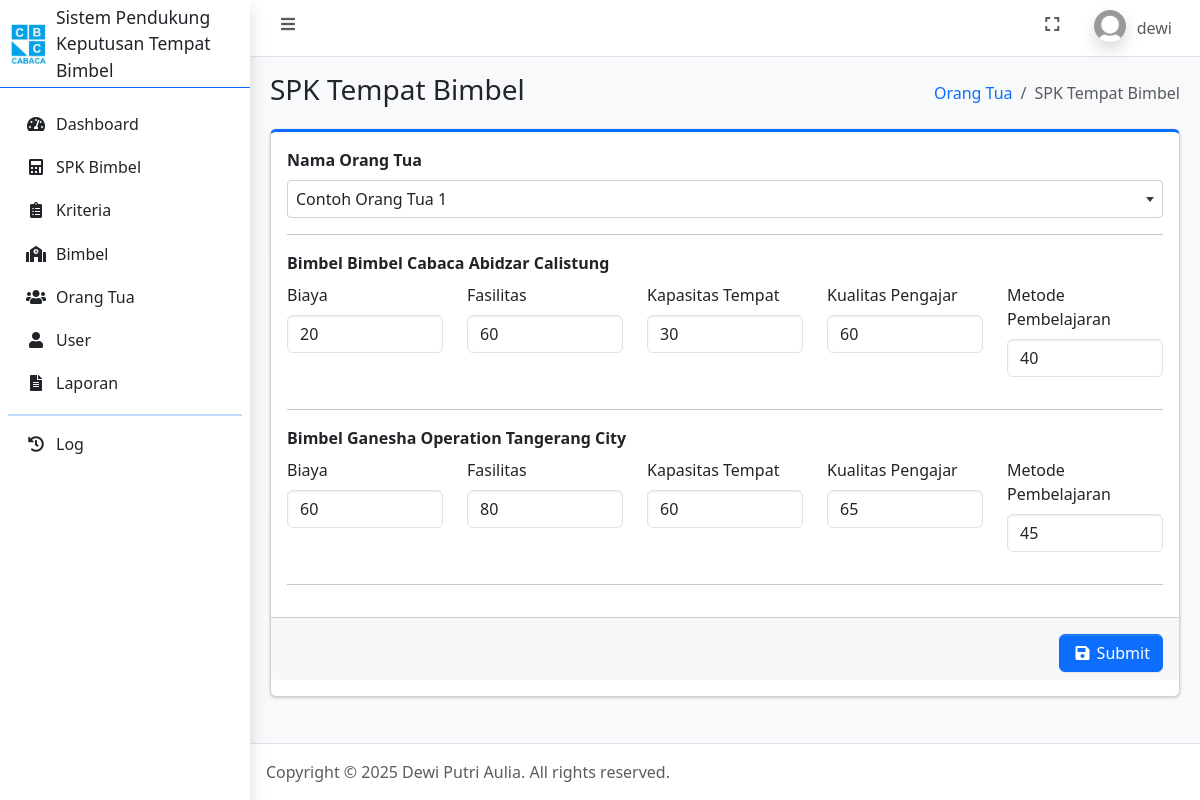
The app's page /ubah_spk.php?id_hasil=2 (signed in) with its own data.
### tables this page shows
CREATE TABLE `user` (
  `id_user` int(11) NOT NULL,
  `username` varchar(100) NOT NULL,
  `password` varchar(255) NOT NULL,
  `jabatan` enum('admin','orang_tua') NOT NULL,
  `nama` varchar(100) NOT NULL,
  `foto` text NOT NULL,
  `dibuat_pada` timestamp NOT NULL DEFAULT current_timestamp()
);

CREATE TABLE `bimbel` (
  `id_bimbel` int(11) NOT NULL,
  `nama_bimbel` varchar(100) NOT NULL,
  `alamat_bimbel` text NOT NULL,
  `dibuat_pada` timestamp NOT NULL DEFAULT current_timestamp()
);

CREATE TABLE `kriteria` (
  `id_kriteria` int(11) NOT NULL,
  `nama_kriteria` varchar(100) NOT NULL,
  `bobot` float NOT NULL,
  `atribut` enum('Benefit','Cost') NOT NULL,
  `dibuat_pada` datetime NOT NULL DEFAULT current_timestamp()
);

CREATE TABLE `penilaian` (
  `id_penilaian` int(11) NOT NULL,
  `id_kriteria` int(11) NOT NULL,
  `id_bimbel` int(11) NOT NULL,
  `nilai` float NOT NULL,
  `id_hasil` int(11) NOT NULL
);

### connection.php (called while the page is built, shortened)
<?php
	$host = 'localhost';
	$user = 'root';
	$pass = '';
	$database = 'spk_bimbel_topsis';
	$conn = mysqli_connect($host, $user, $pass, $database);
    if (isset($_SESSION['id_user'])) {
    	$id_user = $_SESSION['id_user'];
		$dataUser = mysqli_fetch_assoc(mysqli_query($conn, "SELECT * FROM user WHERE id_user = $id_user"));
	}
?>

### ubah_spk.php (the view, shortened to what this page needs)
<?php
    require_once 'connection.php';
    $id_hasil = $_GET['id_hasil'];
    $bimbel = mysqli_query($conn, "SELECT * FROM bimbel ORDER BY nama_bimbel ASC");
    $kriteria = mysqli_query($conn, "SELECT * FROM kriteria ORDER BY nama_kriteria ASC");
?>
<!DOCTYPE html>
<html lang="en">
<head>
    <?php include_once 'include/head.php'; ?>
</head>
<body class="layout-fixed sidebar-expand-lg bg-body-tertiary">
    <div class="app-wrapper">
        <?php include_once 'include/navbar.php'; ?>
        <?php include_once 'include/sidebar.php'; ?>
        <main class="app-main">
            <div class="app-content-header">
                <div class="container-fluid">
                    <div class="row">
                        <div class="col-sm-6">
                            <h3 class="mb-0">SPK Tempat Bimbel</h3>
                        </div>
                        <div class="col-sm-6">
                            <ol class="breadcrumb float-sm-end">
                                <li class="breadcrumb-item"><a href="orangtua.php">Orang Tua</a></li>
                                <li class="breadcrumb-item active" aria-current="page">
                                    SPK Tempat Bimbel
                                </li>
                            </ol>
                        </div>
                    </div>
                </div>
            </div>
            <div class="app-content">
                <div class="container-fluid">
                    <div class="row">
                        <div class="col-12">
                            <div class="card card-primary card-outline mb-4">
                                <form method="post">
                                    <div class="card-body">
                                        <div class="mb-3">
                                            <label for="id_orangtua" class="form-label fw-bold">Nama Orang Tua</label>
                                        </div>
                                        <hr>
                                        <?php foreach ($bimbel as $dj): ?>
                                            <div class="row">
                                                <label class="form-label fw-bold">Bimbel <?= htmlspecialchars($dj['nama_bimbel']); ?></label>
                                                <?php foreach ($kriteria as $dk): ?>
                                                    <div class="mb-3 col">
                                                        <label for="nilai_<?= $dj['id_bimbel']; ?>_<?= $dk['id_kriteria']; ?>" class="form-label">
                                                            <?= htmlspecialchars($dk['nama_kriteria']); ?>
                                                        </label>
                                                        <?php
                                                            $id_bimbel = $dj['id_bimbel'];
                                                            $id_kriteria = $dk['id_kriteria'];
                                                            $penilaian = mysqli_fetch_assoc(mysqli_query($conn, "SELECT * FROM penilaian WHERE id_hasil = '$id_hasil' AND id_bimbel = '$id_bimbel' AND id_kriteria = '$id_kriteria'"));
                                                        ?>
                                                        <input type="number" step="0.01" id="nilai_<?= $dj['id_bimbel']; ?>_<?= $dk['id_kriteria']; ?>" class="form-control" name="penilaian[<?= $dj['id_bimbel']; ?>][<?= $dk['id_kriteria']; ?>][nilai]" min="0" value="<?= $penilaian['nilai']; ?>" required>
                                                    </div>
                                                <?php endforeach; ?>
                                            </div>
                                            <hr>
                                        <?php endforeach; ?>
                                    </div>
                                    <div class="card-footer pt-3 text-end">
                                        <button type="submit" name="btnSpkBimbel" class="btn btn-primary">
                                            <i class="fas fa-fw fa-save"></i> Submit
                                        </button>
                                    </div>
                                </form>
                            </div>
                        </div>
                    </div>
                </div>
            </div>
        </main>
        <?php include_once 'include/footer.php'; ?>
    </div>
</body>
</html>

### include/navbar.php (shortened to what this page needs)
<nav class="app-header navbar navbar-expand bg-body">
    <div class="container-fluid">
        <ul class="navbar-nav">
            <li class="nav-item"> <a class="nav-link" data-lte-toggle="sidebar" href="#" role="button"> <i class="fas fa-fw fa-bars"></i> </a> </li>
        </ul>
        <ul class="navbar-nav ms-auto">
            <li class="nav-item"> <a class="nav-link" href="#" data-lte-toggle="fullscreen"> <i data-lte-icon="maximize" class="fas fa-fw fa-expand"></i> </a> </li>
            <li class="nav-item dropdown user-menu">
                <a href="#" class="nav-link dropdown-toggle" data-bs-toggle="dropdown" aria-expanded="false">
                    <img src="assets/img/profiles/<?= $dataUser['foto']; ?>" class="user-image rounded-circle shadow" alt="User Image">
                    <span class="d-none d-md-inline"><?= $dataUser['username']; ?></span>
                </a>
            </li>
        </ul>
    </div>
</nav>

### records on screen
user: foto (placeholder picture), username "dewi"
bimbel: nama_bimbel "Bimbel Cabaca Abidzar Calistung"
kriteria: nama_kriteria "Biaya", nilai "20", nilai "60"
kriteria: nama_kriteria "Fasilitas", nilai "60", nilai "80"
kriteria: nama_kriteria "Kapasitas Tempat", nilai "30", nilai "60"
kriteria: nama_kriteria "Kualitas Pengajar", nilai "60", nilai "65"
kriteria: nama_kriteria "Metode Pembelajaran", nilai "40", nilai "45"
bimbel: nama_bimbel "Ganesha Operation Tangerang City"
